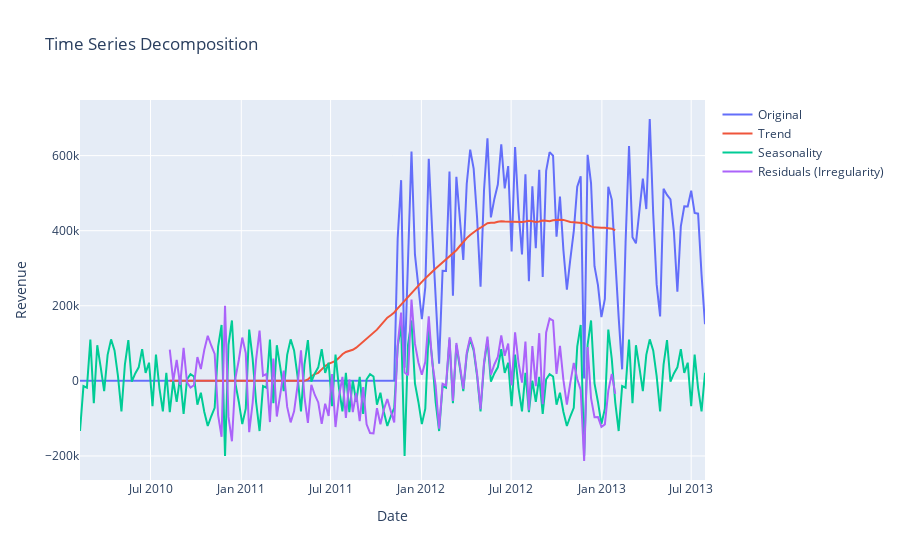

Notebook code cell kept with this figure:
### Code cell
from statsmodels.tsa.seasonal import seasonal_decompose
import plotly.graph_objects as go

# Phân tích chuỗi thời gian
decomposition = seasonal_decompose(weekly_data['Revenue'], model='additive', period=52)
trend = decomposition.trend
seasonal = decomposition.seasonal
residual = decomposition.resid

# Hiển thị các thành phần
fig = go.Figure()
fig.add_trace(go.Scatter(x=weekly_data.index, y=weekly_data['Revenue'], mode='lines', name='Original'))
fig.add_trace(go.Scatter(x=trend.index, y=trend, mode='lines', name='Trend'))
fig.add_trace(go.Scatter(x=seasonal.index, y=seasonal, mode='lines', name='Seasonality'))
fig.add_trace(go.Scatter(x=residual.index, y=residual, mode='lines', name='Residuals (Irregularity)'))
fig.update_layout(title='Time Series Decomposition', xaxis_title='Date', yaxis_title='Revenue')
fig.show()

### Figure 1 — Plotly figure (JSON) as saved in the notebook; plotly's stock layout.template omitted (floating-point values rounded to 4 significant figures; data arrays with more than 128 entries replaced by an {"elided": "..."} marker saying what was removed)
{"data": [{"mode": "lines", "name": "Original", "type": "scatter", "x": {"elided": "182 str values"}, "y": {"elided": "182 float values"}}, {"mode": "lines", "name": "Trend", "type": "scatter", "x": {"elided": "182 str values"}, "y": {"elided": "182 float values"}}, {"mode": "lines", "name": "Seasonality", "type": "scatter", "x": {"elided": "182 str values"}, "y": {"elided": "182 float values"}}, {"mode": "lines", "name": "Residuals (Irregularity)", "type": "scatter", "x": {"elided": "182 str values"}, "y": {"elided": "182 float values"}}], "layout": {"title": {"text": "Time Series Decomposition"}, "xaxis": {"title": {"text": "Date"}}, "yaxis": {"title": {"text": "Revenue"}}}}
